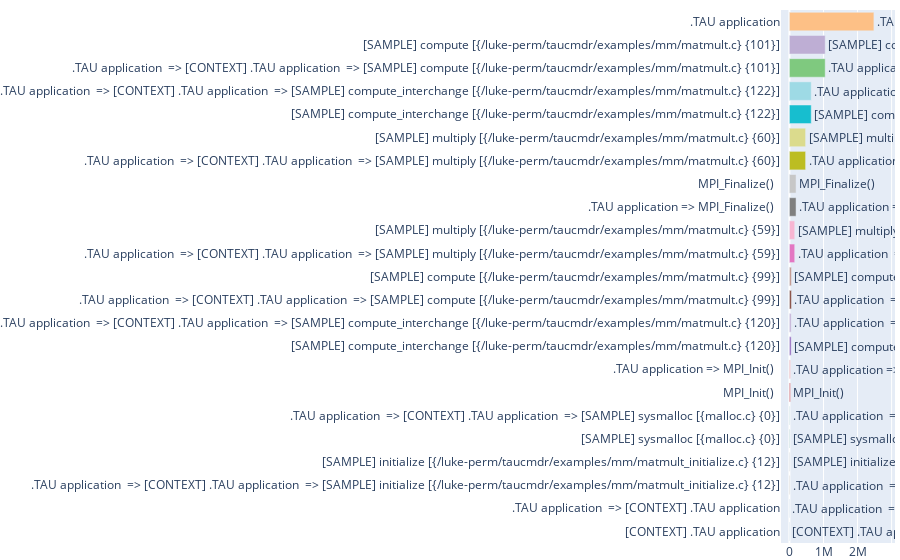

The cell this chart's notebook holds for it:
### Code cell
# Profile Bar Plot
colors_str = "#1f77b4,#aec7e8,#ff7f0e,#ffbb78,#2ca02c,#98df8a,#d62728,#ff9896,#9467bd,#c5b0d5,#8c564b,#c49c94,#e377c2,#f7b6d2,#7f7f7f,#c7c7c7,#bcbd22,#dbdb8d,#17becf,#9edae5,#7fc97f,#beaed4,#fdc086,#ffff99,#386cb0,#f0027f,#bf5b17,#666666,#1b9e77,#d95f02,#7570b3,#e7298a,#66a61e,#e6ab02,#a6761d,#666666,#fbb4ae,#b3cde3,#ccebc5,#decbe4,#fed9a6,#ffffcc,#e5d8bd,#fddaec,#f2f2f2,#393b79,#5254a3,#6b6ecf,#9c9ede,#637939,#8ca252,#b5cf6b,#cedb9c,#8c6d31,#bd9e39,#e7ba52,#e7cb94,#843c39,#ad494a,#d6616b,#e7969c,#7b4173,#a55194,#ce6dbd,#de9ed6,#8dd3c7,#ffffb3,#bebada,#fb8072,#80b1d3,#fdb462,#b3de69,#fccde5,#d9d9d9,#bc80bd,#ccebc5,#ffed6f,#3182bd,#6baed6,#9ecae1,#c6dbef,#e6550d,#fd8d3c,#fdae6b,#fdd0a2,#31a354,#74c476,#a1d99b,#c7e9c0,#756bb1,#9e9ac8,#bcbddc,#dadaeb,#636363,#969696,#bdbdbd,#d9d9d9"
colors = colors_str.split(',')

indices = (0, 0, 0)
metric = 'Exclusive'

profile = TauProfileParser.parse('mpi-profile-example')
idata = profile.interval_data()

ds = idata.loc[indices][[metric]].sort_values(metric)
maxval = ds[metric].max()
nrows = ds.shape[0]

data = [
    pgo.Bar(
        x = ds[metric],
        y = ds.index.values,
        orientation = 'h',
        marker = dict(color = colors[:nrows]),
        text = ds.index.values,
        textposition = 'outside'
    )]

layout = pgo.Layout(
    autosize = True,
    height = 25 * nrows,
    margin = pgo.layout.Margin(l = 0, r = 0, b = 0, t = 10),
    xaxis = dict(range = (maxval * -0.1, maxval * 1.25)))

pgo.Figure(data = data, layout = layout)

### Figure 1 — Plotly figure (JSON) as saved in the notebook; plotly's stock layout.template omitted (floating-point values rounded to 4 significant figures)
{"data": [{"marker": {"color": ["#1f77b4", "#aec7e8", "#ff7f0e", "#ffbb78", "#2ca02c", "#98df8a", "#d62728", "#ff9896", "#9467bd", "#c5b0d5", "#8c564b", "#c49c94", "#e377c2", "#f7b6d2", "#7f7f7f", "#c7c7c7", "#bcbd22", "#dbdb8d", "#17becf", "#9edae5", "#7fc97f", "#beaed4", "#fdc086"]}, "orientation": "h", "text": ["[CONTEXT] .TAU application", ".TAU application  => [CONTEXT] .TAU application", ".TAU application  => [CONTEXT] .TAU application  => [SAMPLE] initialize [{/luke-perm/taucmdr/examples/mm/matmult_initialize.c} {12}]", "[SAMPLE] initialize [{/luke-perm/taucmdr/examples/mm/matmult_initialize.c} {12}]", "[SAMPLE] sysmalloc [{malloc.c} {0}]", ".TAU application  => [CONTEXT] .TAU application  => [SAMPLE] sysmalloc [{malloc.c} {0}]", "MPI_Init()  ", ".TAU application => MPI_Init()  ", "[SAMPLE] compute_interchange [{/luke-perm/taucmdr/examples/mm/matmult.c} {120}]", ".TAU application  => [CONTEXT] .TAU application  => [SAMPLE] compute_interchange [{/luke-perm/taucmdr/examples/mm/matmult.c} {120}]", ".TAU application  => [CONTEXT] .TAU application  => [SAMPLE] compute [{/luke-perm/taucmdr/examples/mm/matmult.c} {99}]", "[SAMPLE] compute [{/luke-perm/taucmdr/examples/mm/matmult.c} {99}]", ".TAU application  => [CONTEXT] .TAU application  => [SAMPLE] multiply [{/luke-perm/taucmdr/examples/mm/matmult.c} {59}]", "[SAMPLE] multiply [{/luke-perm/taucmdr/examples/mm/matmult.c} {59}]", ".TAU application => MPI_Finalize()  ", "MPI_Finalize()  ", ".TAU application  => [CONTEXT] .TAU application  => [SAMPLE] multiply [{/luke-perm/taucmdr/examples/mm/matmult.c} {60}]", "[SAMPLE] multiply [{/luke-perm/taucmdr/examples/mm/matmult.c} {60}]", "[SAMPLE] compute_interchange [{/luke-perm/taucmdr/examples/mm/matmult.c} {122}]", ".TAU application  => [CONTEXT] .TAU application  => [SAMPLE] compute_interchange [{/luke-perm/taucmdr/examples/mm/matmult.c} {122}]", ".TAU application  => [CONTEXT] .TAU application  => [SAMPLE] compute [{/luke-perm/taucmdr/examples/mm/matmult.c} {101}]", "[SAMPLE] compute [{/luke-perm/taucmdr/examples/mm/matmult.c} {101}]", ".TAU application"], "textposition": "outside", "type": "bar", "x": [0, 0, 4990, 4990, 5017, 5017, 25673, 25673, 50000, 50000, 59998, 59998, 155002, 155002, 193905, 193905, 474980, 474980, 640002, 640002, 1050011, 1050011, 2479469], "y": ["[CONTEXT] .TAU application", ".TAU application  => [CONTEXT] .TAU application", ".TAU application  => [CONTEXT] .TAU application  => [SAMPLE] initialize [{/luke-perm/taucmdr/examples/mm/matmult_initialize.c} {12}]", "[SAMPLE] initialize [{/luke-perm/taucmdr/examples/mm/matmult_initialize.c} {12}]", "[SAMPLE] sysmalloc [{malloc.c} {0}]", ".TAU application  => [CONTEXT] .TAU application  => [SAMPLE] sysmalloc [{malloc.c} {0}]", "MPI_Init()  ", ".TAU application => MPI_Init()  ", "[SAMPLE] compute_interchange [{/luke-perm/taucmdr/examples/mm/matmult.c} {120}]", ".TAU application  => [CONTEXT] .TAU application  => [SAMPLE] compute_interchange [{/luke-perm/taucmdr/examples/mm/matmult.c} {120}]", ".TAU application  => [CONTEXT] .TAU application  => [SAMPLE] compute [{/luke-perm/taucmdr/examples/mm/matmult.c} {99}]", "[SAMPLE] compute [{/luke-perm/taucmdr/examples/mm/matmult.c} {99}]", ".TAU application  => [CONTEXT] .TAU application  => [SAMPLE] multiply [{/luke-perm/taucmdr/examples/mm/matmult.c} {59}]", "[SAMPLE] multiply [{/luke-perm/taucmdr/examples/mm/matmult.c} {59}]", ".TAU application => MPI_Finalize()  ", "MPI_Finalize()  ", ".TAU application  => [CONTEXT] .TAU application  => [SAMPLE] multiply [{/luke-perm/taucmdr/examples/mm/matmult.c} {60}]", "[SAMPLE] multiply [{/luke-perm/taucmdr/examples/mm/matmult.c} {60}]", "[SAMPLE] compute_interchange [{/luke-perm/taucmdr/examples/mm/matmult.c} {122}]", ".TAU application  => [CONTEXT] .TAU application  => [SAMPLE] compute_interchange [{/luke-perm/taucmdr/examples/mm/matmult.c} {122}]", ".TAU application  => [CONTEXT] .TAU application  => [SAMPLE] compute [{/luke-perm/taucmdr/examples/mm/matmult.c} {101}]", "[SAMPLE] compute [{/luke-perm/taucmdr/examples/mm/matmult.c} {101}]", ".TAU application"]}], "layout": {"autosize": true, "margin": {"b": 0, "l": 0, "r": 0, "t": 10}, "xaxis": {"range": [-247900.0, 3099000.0], "type": "linear"}, "yaxis": {"autorange": true, "range": [-0.5, 22.5], "type": "category"}}}
